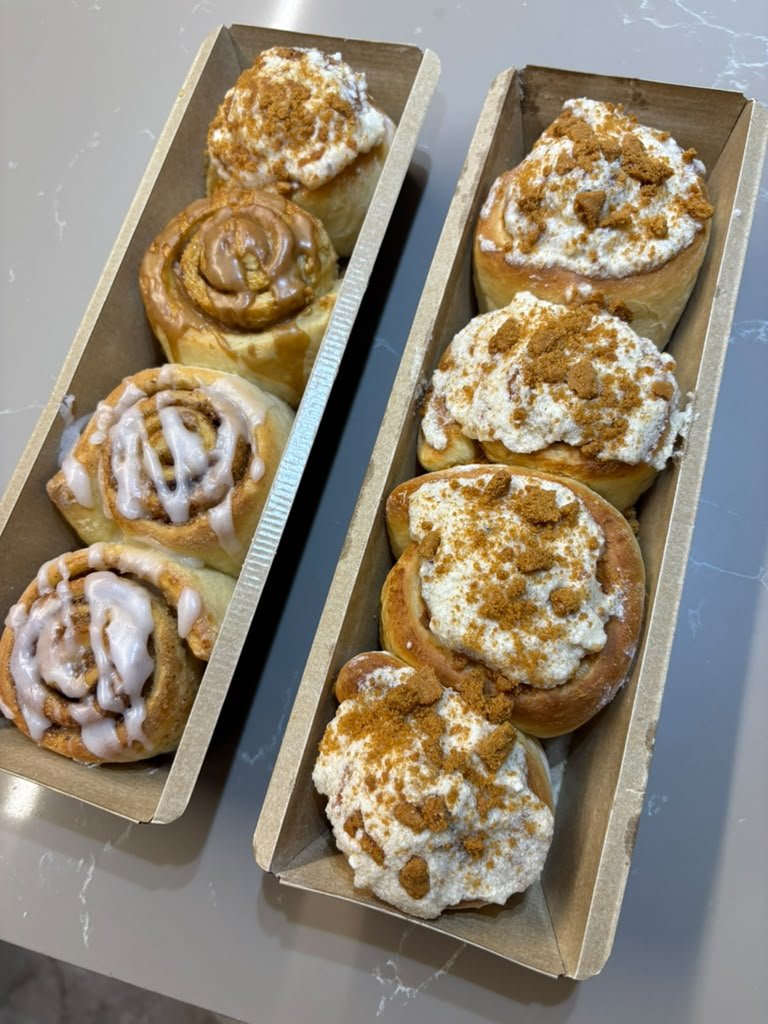
#> input picture scrollcraft/builds/bun-intended/src/box4.jpg, 768 x 1024 px
$ python -i clipchain.py   (imports and definitions only)
#> lines starting #> are read from the running program, lines starting #| are printed output that depends on the picture
"""The clip chain, from the starter (12 Nov 2026, rules as a blueprint; first used on Gremier Coffee). One story, by
construction: every clip starts on the last frame of the one before, so the camera never cuts and the objects stay the
same objects (new rules one story, one world, same objects), and every prompt carries the same world line (one ground,
one light) from the build's chain.json. Each clip is checked as it arrives (check-clip: jumps, fades); a failed clip
stops the chain before the next one is paid for. The last slide may be a still (the business's own photo), joined by a
slide push, never by a fade.

    gen/chain.json  {"world": "<one ground, one light, the material>", "first": "gen/world/w1.png",
                     "steps": [{"name": "W1", "prompt": "...", "frame": "the whole grinder, large, centred on the cream
                     ground", "phone": "<optional 9:16 clip>"}, ...], "end_still": "assets/open-wide.webp", "ground": "#F6EEE3"}

    python ../../starter/clipchain.py make      the paid clips, in order (HF_KEY from backend/.env.local, never printed)
    python ../../starter/clipchain.py make --dry  every check, then stops before the first paid clip
    Each step not yet made has "carries" (what still moves in its start and when it stops, or "nothing"; 3aa.28); before
    the next clip is paid for, the last one made has "end_seen" (what its last frame shows, looked at; 3aa.27).
    python ../../starter/clipchain.py story     gen/world/story.jpg: every clip in order, laptop and phone, 2 frames a
                                                second, and the clips' fingerprint for the "story_seen" line (3aa.32)
    python ../../starter/clipchain.py encode    assets/film/s<n>-d.mp4 / -m.mp4 and posters, every frame a keyframe;
                                                refused until "story_seen" matches the clips as they are now (3aa.32)

Run from the build folder with the backend venv python. Paid generation also needs gen/*-brief.md (film-gate)."""
import json
import subprocess
import sys
import time
import urllib.request
from pathlib import Path

ROOT = Path('C:/Users/tzviw/Documents/my-israel-rental')
# a second chain (the phone's tall clips, "aspect": "9:16") is run as: clipchain.py make gen/chain-tall.json
DRY = '--dry' in sys.argv
# [1 line not run here, left out]
# [1 line that did not run here, left out]
# [2 lines not run here, left out]


def sh(*a):
    subprocess.run(list(a), check=True)


def last_frame(clip, out):
    sh('ffmpeg', '-v', 'error', '-y', '-sseof', '-0.3', '-i', str(clip), '-frames:v', '1', str(out))


def floor_line(p):
    """Where a straight line runs across over 85% of the width in the lower 55% of a picture (a floor, table edge, shelf,
    horizon), as a share of the height; None if there is none. Tried 12 Nov 2026: the floored grinder still 0.91 and a
    shelf frame 1.0 are caught, the same still with its floor painted out 0.64 is not."""
#> called with p = '../builds/bun-intended/src/box4.jpg'
    from PIL import Image, ImageFilter
    im = Image.open(p).convert('L').resize((320, 180)).filter(ImageFilter.GaussianBlur(1))
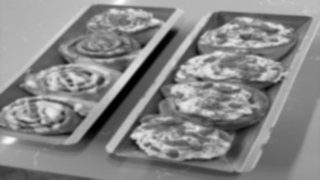
#> im: PIL image 320x180 L; min 0, max 253, mean 135.1
    px = im.load()
    for y in range(81, 176):
        if sum(abs(px[x, y + 4] - px[x, y]) >= 5 for x in range(320)) / 320 > .85:
            return y / 180
    return None


# [114 lines left out: functions check, make, clips, not called in this run]


def fingerprint():
    import hashlib
    return hashlib.sha1('|'.join(f'{c.name}:{c.stat().st_size}' for c in clips()).encode()).hexdigest()[:12]


# [52 lines left out: functions story, encode, not called in this run]


# [1 line not run here, left out]

>>> result = floor_line('../builds/bun-intended/src/box4.jpg')
